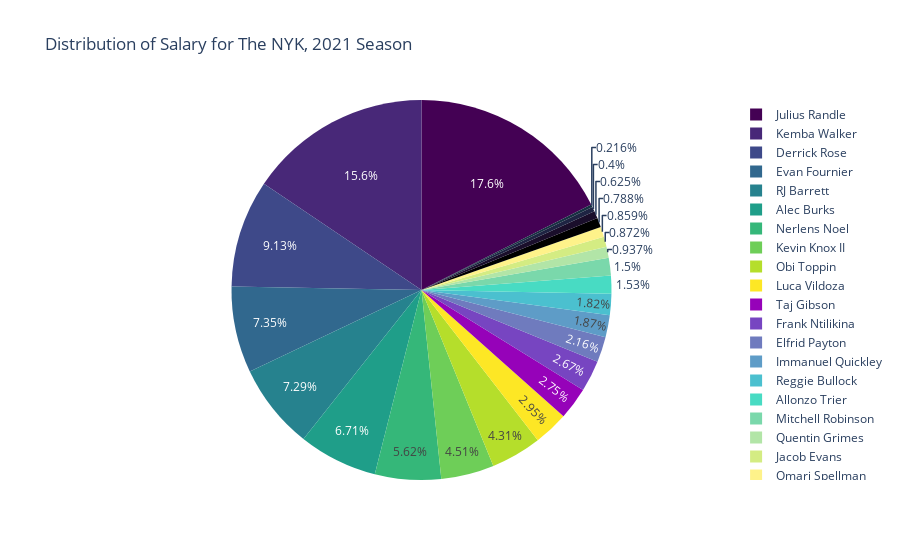

Notebook code cell kept with this figure:
### Code cell
fig = px.pie(sal,values='salary',names='name',title='Distribution of Salary for The NYK, 2021 Season',
             color_discrete_sequence=px.colors.sequential.Viridis)
fig.show()

### Figure 1 — Plotly figure (JSON) as saved in the notebook; plotly's stock layout.template omitted (floating-point values rounded to 4 significant figures)
{"data": [{"domain": {"x": [0, 1], "y": [0, 1]}, "hovertemplate": "name=%{label}<br>salary=%{value}<extra></extra>", "labels": ["Julius Randle", "RJ Barrett", "Derrick Rose", "Frank Ntilikina", "Alec Burks", "Elfrid Payton", "Nerlens Noel", "Obi Toppin", "Kevin Knox II", "Reggie Bullock", "Allonzo Trier", "Luca Vildoza", "Immanuel Quickley", "Jacob Evans", "Omari Spellman", "Mitchell Robinson", "Theo Pinson", "Taj Gibson", "Norvel Pelle", "Kemba Walker", "Julius Randle", "Evan Fournier", "Derrick Rose", "Alec Burks", "RJ Barrett", "Nerlens Noel", "Kevin Knox II", "Obi Toppin", "Taj Gibson", "Luca Vildoza", "Immanuel Quickley", "Quentin Grimes", "Dwayne Bacon", "Mitchell Robinson", "Miles McBride"], "legendgroup": "", "name": "", "showlegend": true, "type": "pie", "values": [18900000, 8231760, 7682927, 6176578, 6000000, 5000000, 5000000, 4862040, 4588680, 4200000, 3551000, 3500000, 2105520, 2017320, 1988280, 1663861, 1445697, 1442968, 500000, 36016200, 21780000, 17000000, 13445120, 9536000, 8623920, 8000000, 5845979, 5105160, 4910000, 3325000, 2210640, 2168760, 1824003, 1802057, 925258]}], "layout": {"autosize": true, "legend": {"tracegroupgap": 0}, "piecolorway": ["#440154", "#482878", "#3e4989", "#31688e", "#26828e", "#1f9e89", "#35b779", "#6ece58", "#b5de2b", "#fde725"], "title": {"text": "Distribution of Salary for The NYK, 2021 Season"}}}
